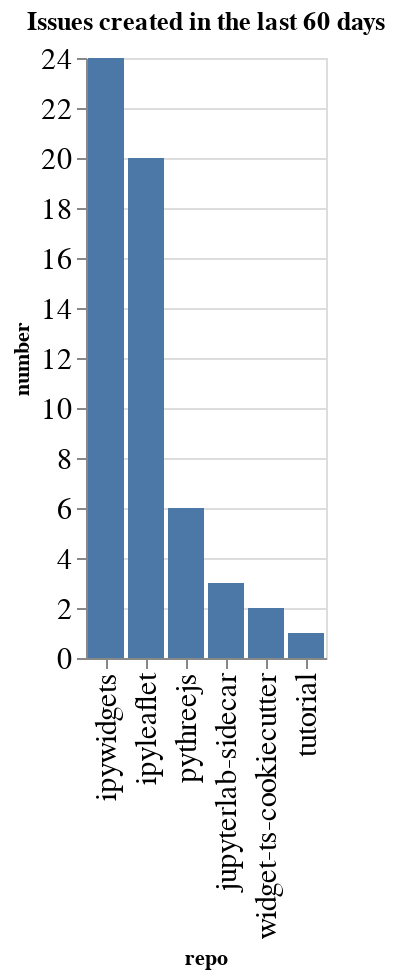

Notebook code cell kept with this figure:
### Code cell
created_counts = created.groupby(['org', 'repo']).count()['number'].reset_index()
created_counts['org/repo'] = created_counts.apply(lambda a: a['org'] + '/' + a['repo'], axis=1)
sorted_vals = created_counts.sort_values(['org', 'number'], ascending=False)['repo'].values
alt.Chart(data=created_counts, title=f"Issues created in the last {n_days} days").mark_bar().encode(
    x=alt.X('repo', sort=alt.Sort(sorted_vals.tolist())),
    y='number',
)

### Figure 1 — Vega-Lite specification as saved in the notebook (floating-point values rounded to 4 significant figures)
{"config": {"axisLeft": {"labelFontSize": 15}, "axisBottom": {"labelFontSize": 15}}, "data": {"name": "data-a99211ab4f9e3e1a98ef9c0f53137832"}, "mark": "bar", "encoding": {"x": {"type": "nominal", "field": "repo", "sort": ["ipywidgets", "ipyleaflet", "pythreejs", "jupyterlab-sidecar", "widget-ts-cookiecutter", "tutorial"]}, "y": {"type": "quantitative", "field": "number"}}, "title": "Issues created in the last 60 days", "$schema": "https://vega.github.io/schema/vega-lite/v4.0.2.json", "datasets": {"data-a99211ab4f9e3e1a98ef9c0f53137832": [{"org": "jupyter-widgets", "repo": "ipyleaflet", "number": 20, "org/repo": "jupyter-widgets/ipyleaflet"}, {"org": "jupyter-widgets", "repo": "ipywidgets", "number": 24, "org/repo": "jupyter-widgets/ipywidgets"}, {"org": "jupyter-widgets", "repo": "jupyterlab-sidecar", "number": 3, "org/repo": "jupyter-widgets/jupyterlab-sidecar"}, {"org": "jupyter-widgets", "repo": "pythreejs", "number": 6, "org/repo": "jupyter-widgets/pythreejs"}, {"org": "jupyter-widgets", "repo": "tutorial", "number": 1, "org/repo": "jupyter-widgets/tutorial"}, {"org": "jupyter-widgets", "repo": "widget-ts-cookiecutter", "number": 2, "org/repo": "jupyter-widgets/widget-ts-cookiecutter"}]}}
